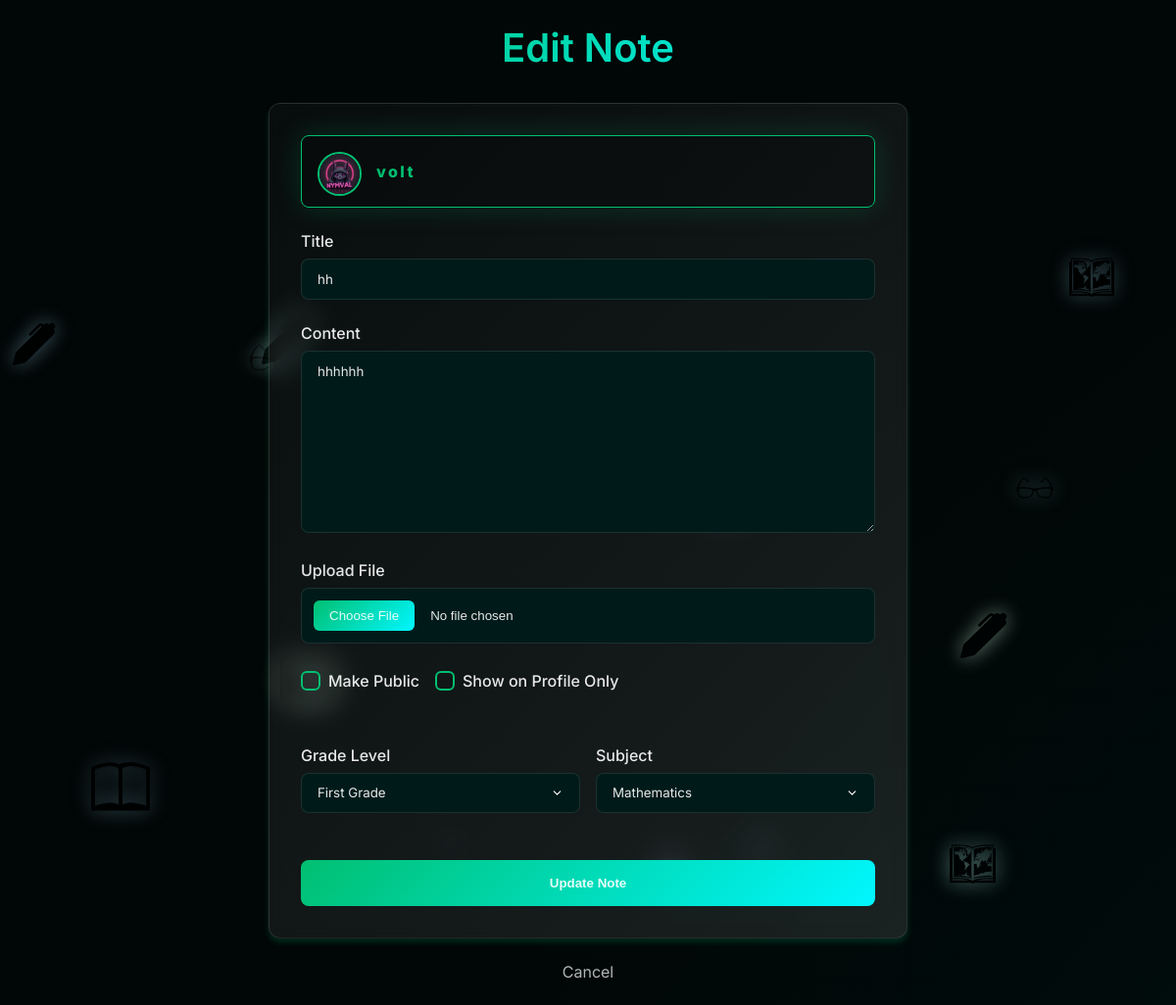
Page /notes/42/edit/ (signed in) on the committed database.
### users/models.py (models this page shows, shortened)
class CustomUser(AbstractUser):
    ROLE_CHOICES = [
        ('student', 'Student'),
        ('teacher', 'Teacher'),
    ]
    SUBJECT_CATEGORIES = [
        ('math', 'Mathematics'),
        ('science', 'Science'),
        ('history', 'History'),
        ('english', 'English'),
        ('computers', 'Computer Science'),
        ('arts', 'Arts'),
    ]
    GRADE_LEVELS = [
        ('first', 'First Grade'),
        ('second', 'Second Grade'),
        ('third', 'Third Grade'),
        ('fourth', 'Fourth Grade'),
        ('fifth', 'Fifth Grade'),
        ('sixth', 'Sixth Grade'),
        ('seventh', 'Seventh Grade'),
        ('eighth', 'Eighth Grade'),
        ('ninth', 'Ninth Grade'),
        ('tenth', 'Tenth Grade'),
        ('eleventh', 'Eleventh Grade'),
        ('twelfth', 'Twelfth Grade'),
    ]
    subject_category = models.CharField(max_length=20, choices=SUBJECT_CATEGORIES, blank=True, null=True)
    role = models.CharField(max_length=10, choices=ROLE_CHOICES, default='student')
    grade_level = models.CharField(max_length=20, choices=GRADE_LEVELS, blank=True, null=True)
    email = models.EmailField(unique=True)
    bio = models.TextField(blank=True, null=True)
    profile_picture = models.ImageField(upload_to='profile_pictures/', blank=True, null=True)

### notes/models.py (models this page shows, shortened)
class Note(models.Model):
    SUBJECT_CHOICES = [
        ('mathematics', 'Mathematics'),
        ('science', 'Science'),
        ('history', 'History'),
        ('english', 'English'),
        ('computers', 'Computer Science'),
        ('arts', 'Arts'),
    ]
    GRADE_CHOICES =[
        ('first', 'First Grade'),
        ('second', 'Second Grade'),
        ('third', 'Third Grade'),
        ('fourth', 'Fourth Grade'),
        ('fifth', 'Fifth Grade'),
        ('sixth', 'Sixth Grade'),
        ('seventh', 'Seventh Grade'),
        ('eighth', 'Eighth Grade'),
        ('ninth', 'Ninth Grade'),
        ('tenth', 'Tenth Grade'),
        ('eleventh', 'Eleventh Grade'),
        ('twelfth', 'Twelfth Grade'),
    ]
    author = models.ForeignKey(settings.AUTH_USER_MODEL, on_delete=models.CASCADE, editable=False)
    title = models.CharField(max_length=255)
    content = models.TextField(blank=True, null=True)
    file = models.FileField(upload_to='notes/', blank=True, null=True)
    created_at = models.DateTimeField(auto_now_add=True)
    updated_at = models.DateTimeField(auto_now=True)
    is_public = models.BooleanField(default=False)
    grade_level = models.CharField(max_length=50,choices=GRADE_CHOICES, default='Grade 1')
    subject = models.CharField(max_length=50, choices=SUBJECT_CHOICES, default='math')
    show_on_profile = models.BooleanField(default=False)

### notes/views.py (the view)
# urls.py: path('<int:note_id>/edit/', views.edit_note, name='edit_note'),
@login_required
def edit_note(request, note_id):
    note = get_object_or_404(Note, id=note_id, author=request.user)
    if request.method == 'POST':
        form = NoteForm(request.POST, request.FILES, instance=note)
        if form.is_valid():
            form.save()
            return redirect('notes_list')
    else:
        form = NoteForm(instance=note)
    return render(request, 'notes/note_form.html', {'form': form})

### notes/forms.py
class NoteForm(forms.ModelForm):
    class Meta:
        model = Note
        fields = ['title', 'content', 'file', 'is_public', 'grade_level', 'subject', 'show_on_profile']

### notes/templates/notes/note_form.html (shortened to what this page needs)
{% load static %}
<!DOCTYPE html>
<html lang="en">
<head>
    <link rel="stylesheet" href="{% static 'css/notes/note_form.css' %}">
    <link rel="stylesheet" href="{% static 'css/root.css' %}">
</head>
<body>
    <div class="background-animate">
    </div>
    <div class="container">
        <h2>{% if form.instance.pk %}Edit Note{% else %}Create Note{% endif %}</h2>
        <form method="POST" enctype="multipart/form-data">
            <div class="form-group author-info">
                <div class="profile-icon">
                    {% if request.user.profile_picture %}
                    <img src="{{ request.user.profile_picture.url }}" alt="Profile Avatar" class="author-avatar">
                    {% else %}
                    <img src="{% static 'images/default-avatar.png' %}" alt="Profile Avatar" class="author-avatar">
                    {% endif %}
                </div>
                <span class="value">{{ request.user.username }}</span>
            </div>
            <div class="form-group">
                <label for="id_title">Title</label>
                {{ form.title }}
            </div>
            <div class="form-group">
                <label for="id_content">Content</label>
                {{ form.content }}
            </div>
            <div class="form-group">
                <label for="id_file">Upload File</label>
                {{ form.file }}
            </div>
            <div class="form-row">
                <div class="form-group checkbox-group">
                    <label for="id_is_public" class="checkbox-label">
                        <input type="checkbox" name="is_public" id="id_is_public" {% if form.instance.is_public%}checked{% endif %}>
                        <span>Make Public</span>
                    </label>
                </div>
                <div class="form-group checkbox-group">
                    <label for="id_show_on_profile" class="checkbox-label">
                        <input type="checkbox" name="show_on_profile" id="id_show_on_profile" {% if form.instance.show_on_profile %}checked{% endif %}>
                        <span>Show on Profile Only</span>
                    </label>
                </div>
            </div>
            <div class="form-row">
                <div class="form-group half-width">
                    <label for="id_grade_level">Grade Level</label>
                    {{ form.grade_level }}
                </div>
                <div class="form-group half-width">
                    <label for="id_subject">Subject</label>
                    {{ form.subject }}
                </div>
            </div>
            <button type="submit">{% if form.instance.pk %}Update{% else %}Create{% endif %} Note</button>
        </form>
        <a href="{% url 'notes_list' %}" class="cancel-link">Cancel</a>
    </div>
</body>
</html>

### static/css/notes/note_form.css (style rules this page uses)
* { margin: 0; padding: 0; box-sizing: border-box; }
body { background: radial-gradient(circle at center, var(--background-light) 0%, var(--background-dark) 70%), radial-gradient(circle at 20% 80%, rgba(1, 191, 113, 0.1) 0%, transparent 40%); font-family: 'Inter', sans-serif; color: var(--text-primary); min-height: 100vh; overflow-x: hidden; position: relative; background-size: 400% 400%; animation: gradientBG 20s ease infinite; }
.container { width: 95%; max-width: 700px; padding: 1.5rem; margin: 0 auto; }
h2 { text-align: center; margin-bottom: 2rem; font-size: 2.5rem; font-weight: 600; background: var(--gradient-primary); -webkit-background-clip: text; background-clip: text; color: transparent; animation: gradientBG 6s ease infinite; }
form { background: var(--gradient-glass); backdrop-filter: blur(10px); padding: 2rem; border-radius: var(--radius-lg); width: 100%; position: relative; border: 1px solid rgba(255, 255, 255, 0.1); box-shadow: var(--shadow-md); transition: var(--transition-all); }
.form-group { margin-bottom: 1.5rem; }
.form-row { display: flex; gap: 1rem; margin-bottom: 1.5rem; }
.half-width { flex: 1; }
label { display: block; margin-bottom: 0.5rem; font-weight: 500; color: var(--text-primary); }
input[type="text"], textarea, select { width: 100%; padding: 0.75rem 1rem; border: 1px solid rgba(255, 255, 255, 0.1); border-radius: var(--radius-md); background: #001a1a; color: var(--text-primary); font-family: 'Inter', sans-serif; transition: var(--transition-all); }
select { background: #001a1a; appearance: none; background-repeat: no-repeat; background-position: right 1rem center; background-size: 1em; padding-right: 2.5rem; }
input[type="file"] { position: relative; padding: 0.75rem; margin-bottom: 0.25rem; cursor: pointer; background: #001a1a; border-radius: var(--radius-md); border: 1px solid rgba(255, 255, 255, 0.1); width: 100%; color: var(--text-primary); transition: var(--transition-all); }
.checkbox-group { display: flex; align-items: center; gap: 0.5rem; }
.checkbox-label { display: flex; align-items: center; gap: 0.5rem; cursor: pointer; }
input[type="checkbox"] { width: 1.25rem; height: 1.25rem; border-radius: var(--radius-sm); border: 2px solid var(--primary-color); appearance: none; cursor: pointer; transition: var(--transition-all); }
button[type="submit"] { width: 100%; background: var(--gradient-primary); border: none; color: var(--text-primary); padding: 1rem 2rem; border-radius: var(--radius-md); font-weight: 600; cursor: pointer; transition: var(--transition-all); }
.cancel-link { display: block; text-align: center; margin-top: 1.5rem; color: var(--text-secondary); text-decoration: none; transition: var(--transition-all); }
.author-info { display: flex; align-items: center; gap: 1.25rem; margin-bottom: 1rem; background: rgba(0, 0, 0, 0.2); padding: 1rem; border-radius: var(--radius-md); border: 1px solid var(--primary-color); border-color: var(--primary-color); box-shadow: var(--shadow-glow); margin-bottom: 1.5rem; }
.profile-icon { width: 40px; height: 40px; border-radius: 50%; transition: transform 0.3s ease, box-shadow 0.3s ease; }
.author-avatar { width: 45px; height: 45px; border-radius: 50%; object-fit: cover; border: 2px solid var(--primary-color); transition: transform 0.3s ease; }
.author-info .value { color: var(--primary-color); font-weight: 800; letter-spacing: 0.15rem ; }

### static/css/root.css (style rules this page uses)
:root { --primary-color: #01bf71; --primary-hover: #00f7ff; --background-dark: #010606; --background-light: #001a1a; --text-primary: rgba(255, 255, 255, 0.9); --text-secondary: rgba(255, 255, 255, 0.7); --gradient-glass: linear-gradient(135deg, rgba(255, 255, 255, 0.03), rgba(255, 255, 255, 0.1)); --gradient-primary: linear-gradient(135deg, var(--primary-color), var(--primary-hover)); --radius-sm: 0.375rem; --radius-md: 0.5rem; --radius-lg: 0.75rem; --shadow-sm: 0 2px 4px rgba(0, 0, 0, 0.2); --shadow-md: 0 4px 6px rgba(1, 191, 113, 0.2); --shadow-lg: 0 10px 15px rgba(1, 191, 113, 0.3); --shadow-glow: 0 0 30px rgba(1, 191, 113, 0.2); --transition-all: all 0.3s cubic-bezier(0.4, 0, 0.2, 1); }
.background-animate { position: fixed; top: 0; left: 0; width: 100%; height: 100%; z-index: -1; pointer-events: none; }

### rows in the picture
CustomUser: user.profile_picture (picture), user.username "volt"
Note: title "hh", content "hhhhhh", grade_level "First Grade", subject "Mathematics"
